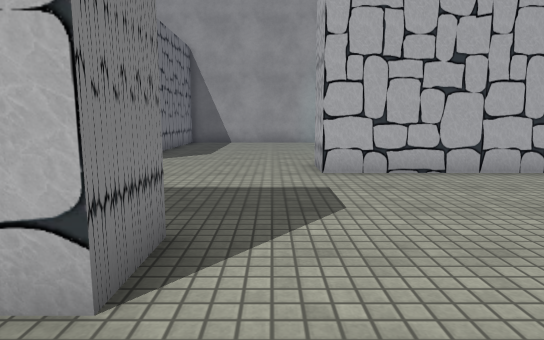
[1] (above)

23 first-person views from a walk through a 3-D level made in the Unity game engine. The camera is 1.2 m above the floor, tilts 8° down and sees 75° across. The floor is counted in squares, 1 m on a side. Each view is taken from the middle of a square. On the plan, view 1 faces up. The plan holds only what a view shows up to about 14 squares ahead; the rest is blank. The place goes on beyond the plan. The player is left out. Door leaves are left out, so doorways stand open. Some surface patterns are stand-ins.

[2]
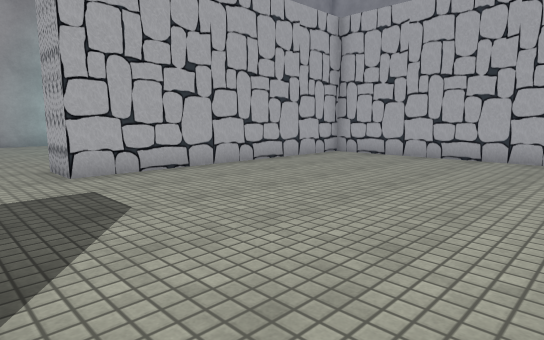

[3]
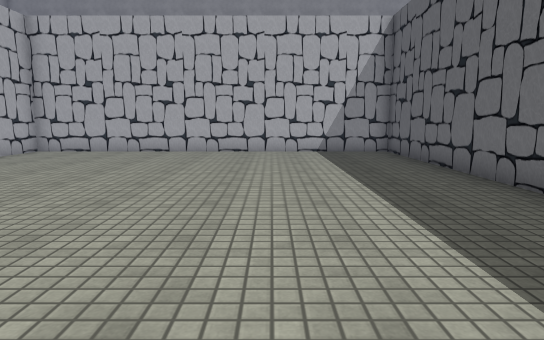

[4]
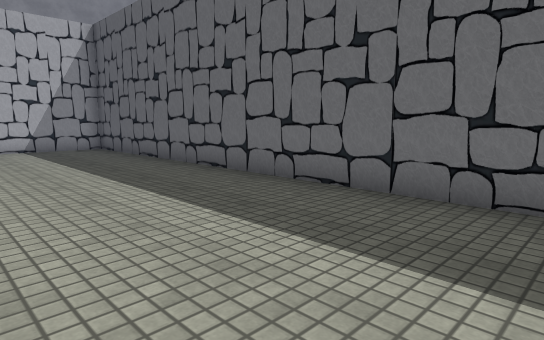

[5]
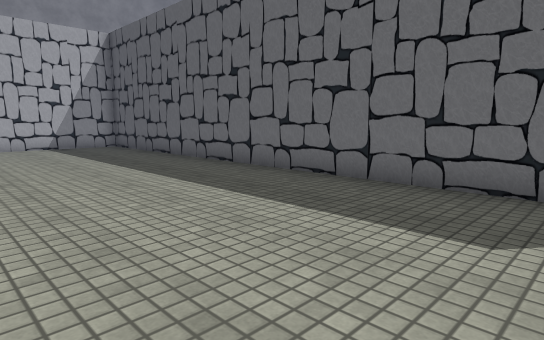

[6]
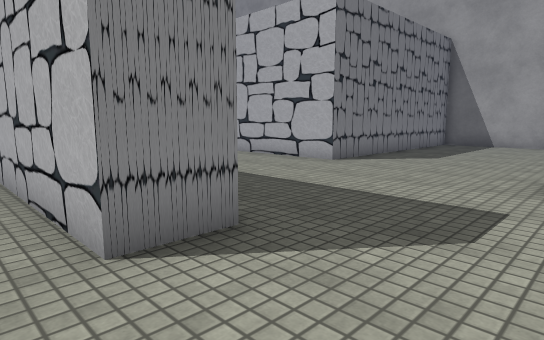

[7]
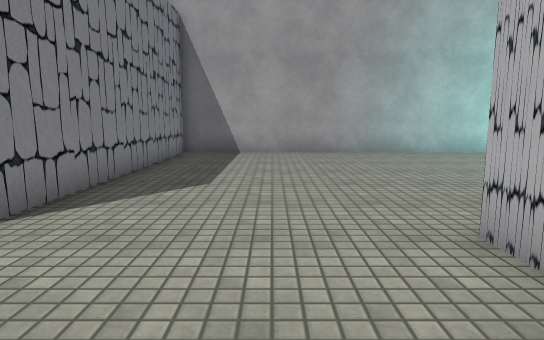

[8]
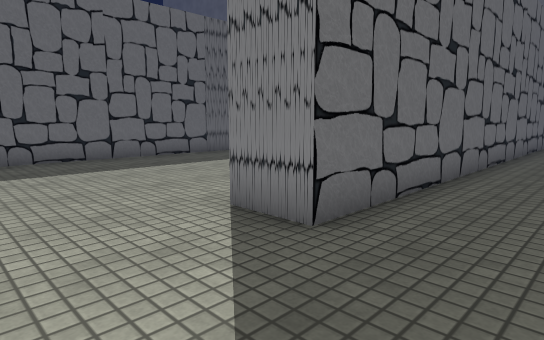

[9]
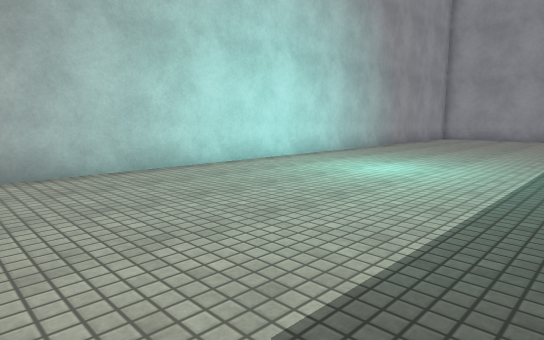

[10]
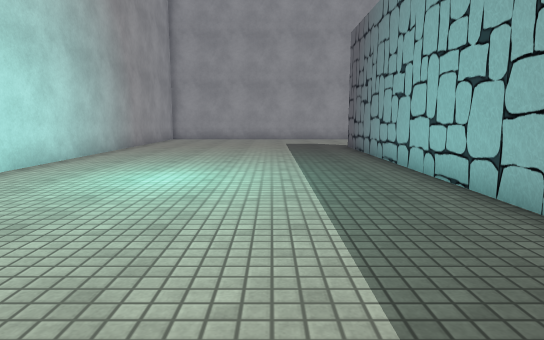

[11]
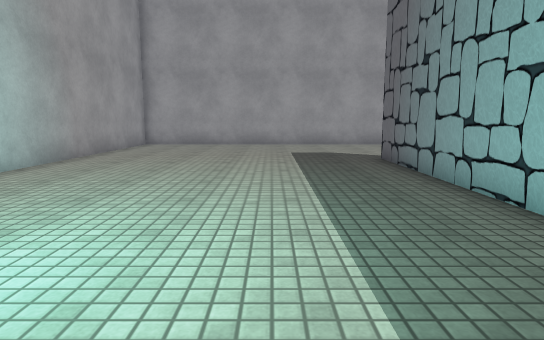

[12]
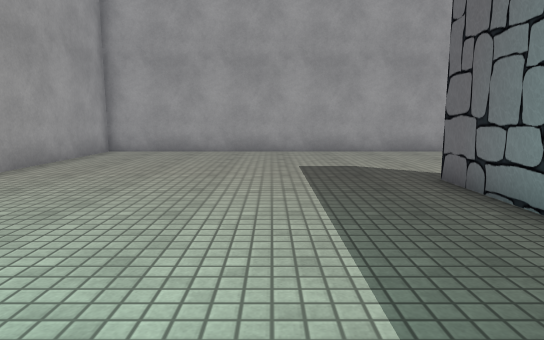

[13]
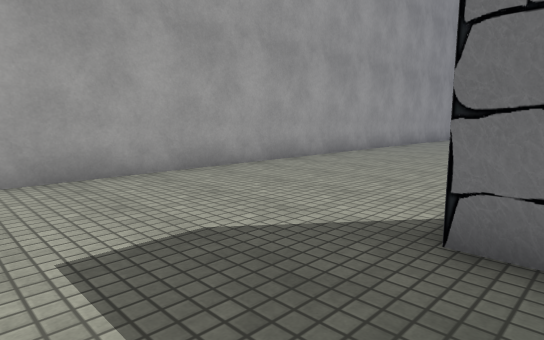

[14]
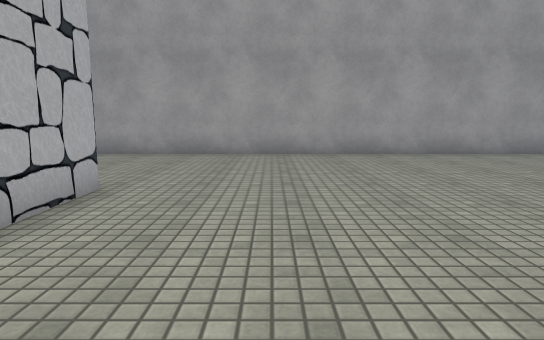

[15]
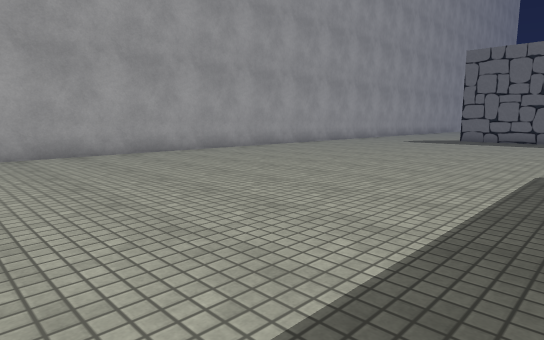

[16]
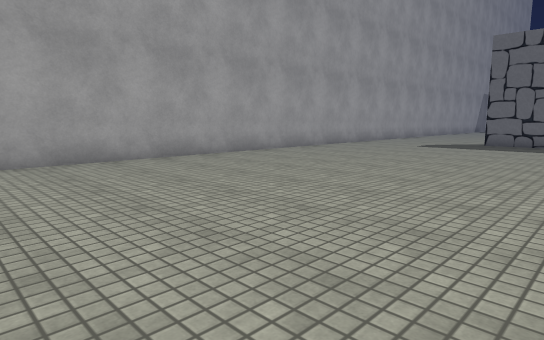

[17]
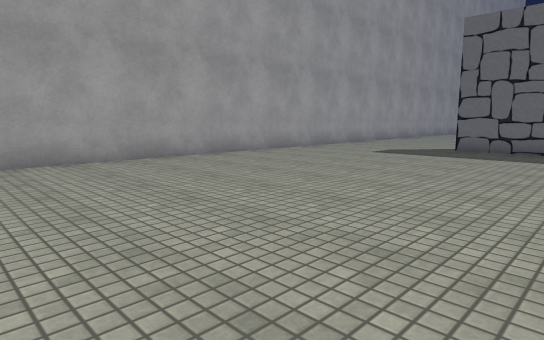

[18]
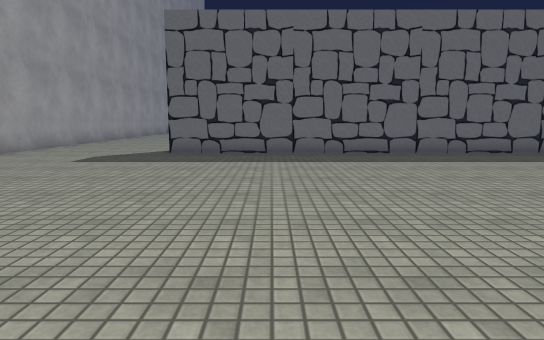

[19]
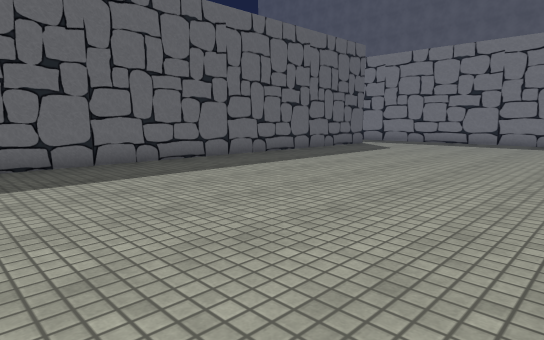

[20]
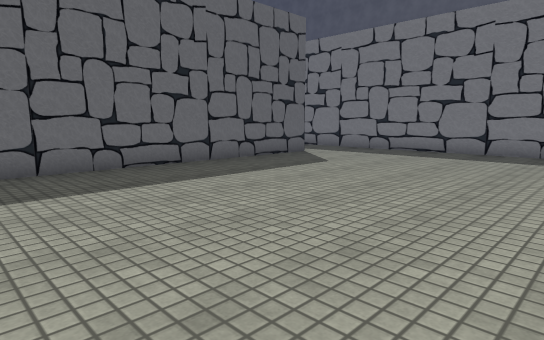

[21]
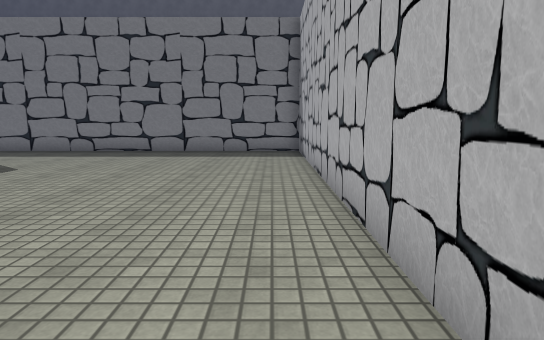

[22]
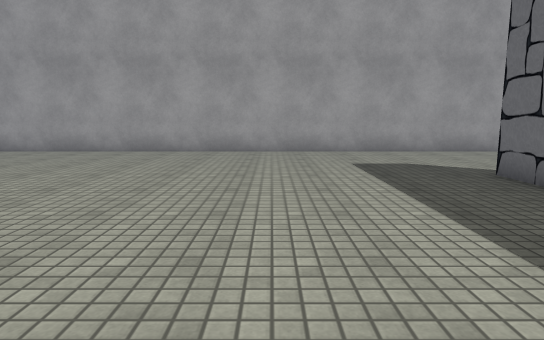

[23]
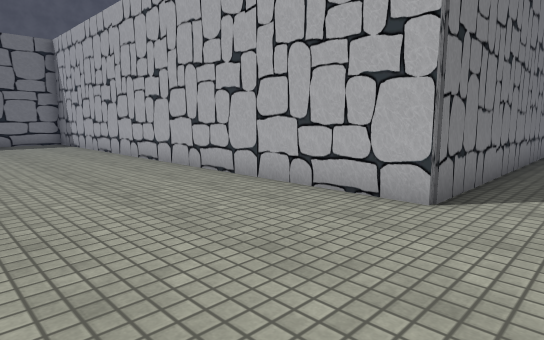

### Floor plan
Points are (right, up) in squares from view 1. A wall is a line through its corners. A room is listed if a view was taken in it or the views show most of it. See-through windows are left out.
Room 1 (views 1, 2, 3, 4, 5, 6, 7, 8)
walls: (-6.5, 3.6) (-1.1, 3.6) (-1.1, 2.1) (-6.4, 2.1); (-6.5, -5.5) (10.7, -5.5) (10.7, 8) (1.2, 8); (-4.3, 10) (-6.5, 10)
ways out: opening at (-2, 9) to room 2
Room 2 (views 9, 10, 11, 12, 13, 14, 15, 16, 17, 18, 19, 20, 21, 22, 23)
walls: (12.2, 2.1) (12.2, -6.9) (-5.9, -6.9) (-5.9, -18.6); (19.2, 8) (16.9, 8); (7.4, 9.5) (19.2, 9.5); (1.2, 8) (1.2, 9.6); (25.6, -20.8) (25.6, 19.3) (-4.3, 19.3) (-4.3, 10); (-2.8, -16.9) (19.8, -16.9)
ways out: opening at (-2, 9) to room 1; opening at (-4.5, -17.5)

Where each view was taken, in squares from view 1:
view 1: 0 up, 0 right, facing up
view 2: 0 up, 1 left, facing up-right
view 3: 1 down, 3 left, facing right
view 4: 0 up, 5 left, facing down-right
view 5: 1 up, 6 left, facing down-right
view 6: 1 up, 2 right, facing up-left
view 7: 6 up, 1 left, facing up
view 8: 6 up, 2 right, facing down-left
view 9: 11 up, 2 right, facing up-right
view 10: 13 up, 3 right, facing right
view 11: 13 up, 8 right, facing right
view 12: 13 up, 12 right, facing right
view 13: 13 up, 18 right, facing down-right
view 14: 5 up, 13 right, facing right
view 15: 5 up, 13 right, facing down-right
view 16: 2 up, 15 right, facing down-right
view 17: 2 down, 15 right, facing down-right
view 18: 4 down, 16 right, facing down
view 19: 7 down, 14 right, facing down-left
view 20: 8 down, 8 right, facing down-left
view 21: 8 down, 8 right, facing left
view 22: 12 down, 12 right, facing right
view 23: 12 down, 14 right, facing up-left
